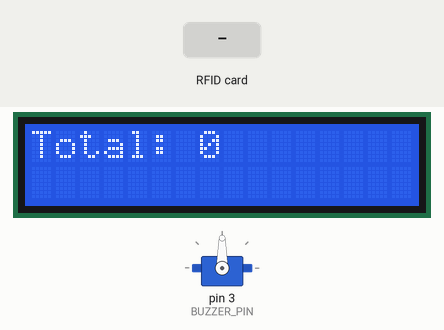
The sketch below on a simulated Arduino Uno, built with avr-gcc and run on an emulated ATmega328P. Parts: servo, 16×2 character LCD. The test bench sets the inputs (shaded band). What the sketch prints to the serial monitor is not drawn.

Above: at 3.3 s.
3.4 s: RFID card 0C AB B3 2F held to the reader
At 7.1 s:
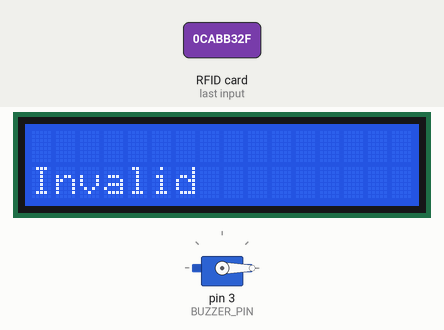
7.4 s: RFID card D7 27 40 D7 held to the reader
At 9.6 s:
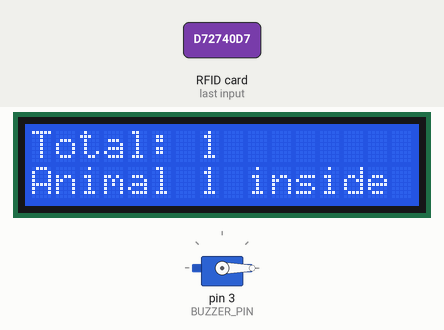
11.2 s: RFID card D7 27 40 D7 held to the reader
At 14.7 s:
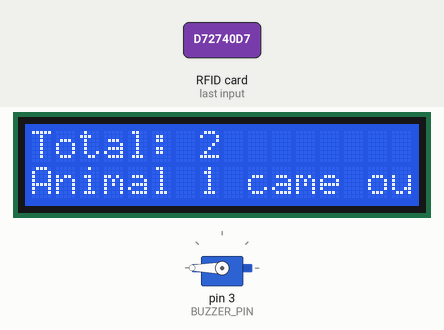
19.2 s: RFID card 0C AB B3 2F held to the reader
At 19.9 s:
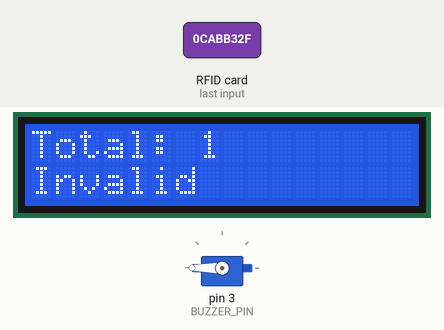
Timing chart, 0 to 22.2 s (numbered marks = the images above; inputs shaded):
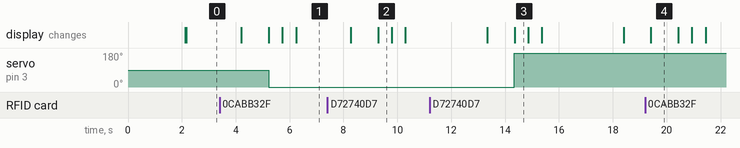

Measured:
- after the input at 3.4 s, servo on pin 3 (BUZZER_PIN): 90° → 0° after 1.8 s; the display: first changes after 0.81 s (image 1 shows a later state)
- after the input at 7.4 s, the display: first differs from a run without the input after 1.9 s (image 2)
- after the input at 11.2 s, servo on pin 3 (BUZZER_PIN): 0° → 180° after 3.1 s; the display: first differs from a run without the input after 3.2 s (image 3)
- after the input at 19.2 s, the display: changes after 0.21 s (image 4)
- what the display in image 2 shows lasts 0.5 s, from 9.3 s to 9.8 s
- what the display in image 4 shows lasts 1.0 s, from 19.4 s to 20.4 s

The sketch:

livestock.ino
```cpp
#include <Wire.h>
#include <SPI.h>
#include <MFRC522.h>
#include <LiquidCrystal_I2C.h>
#include <Servo.h>

// Initialize LCD with I2C address 0x27, 16 columns, and 2 rows
LiquidCrystal_I2C lcd(0x27, 16, 2);
Servo myservo;

// Define RFID module pins
#define SS_PIN 10
#define RST_PIN 9
MFRC522 mfrc522(SS_PIN, RST_PIN);

// Store product information
char products[6] = {'X', 'X', 'X', 'X', 'X', 'X'};
int total = 0;

// Define buzzer pin
#define BUZZER_PIN 3

void setup() {
    pinMode(BUZZER_PIN, OUTPUT);
    myservo.attach(3);

    Serial.begin(9600);
    SPI.begin();  // Initialize SPI bus
    mfrc522.PCD_Init(); // Initialize RFID module

    Serial.println("Approximate your card to the reader...");

    lcd.init();
    lcd.backlight();
    lcd.print("Animal monitoring");
    delay(2000);
    lcd.clear();
}

void loop() {
    rfidmodule();
    Serial.println(total);

    lcd.setCursor(0, 0);
    lcd.print("Total: ");
    lcd.print(total);
    delay(1000);
}

void rfidmodule() {
    // Check if a new RFID card is present
    if (!mfrc522.PICC_IsNewCardPresent()) {
        return;
    }

    // Read the card serial number
    if (!mfrc522.PICC_ReadCardSerial()) {
        return;
    }

    // Display UID on serial monitor
    Serial.print("UID tag :");
    String content = "";
    for (byte i = 0; i < mfrc522.uid.size; i++) {
        Serial.print(mfrc522.uid.uidByte[i] < 0x10 ? " 0" : " ");
        Serial.print(mfrc522.uid.uidByte[i], HEX);
        content.concat(String(mfrc522.uid.uidByte[i] < 0x10 ? " 0" : " "));
        content.concat(String(mfrc522.uid.uidByte[i], HEX));
    }
    Serial.println();
    content.toUpperCase();

    // Check RFID tag and update the status
    processAnimal("D7 27 40 D7", 'A', "Animal 1");
    processAnimal("0C AB B3 2F", 'B', "Animal 2");
    processAnimal("D3 1C 0B 1E", 'C', "Animal 4");
    processAnimal("E7 26 36 D7", 'D', "Animal 3");
}

void processAnimal(String tagID, char identifier, String animalName) {
    String content;
    for (byte i = 0; i < mfrc522.uid.size; i++) {
        content.concat(String(mfrc522.uid.uidByte[i] < 0x10 ? " 0" : " "));
        content.concat(String(mfrc522.uid.uidByte[i], HEX));
    }
    content.toUpperCase();

    if (content.substring(1) == tagID) {
        int index = identifier - 'A';

        if (total > 0 && products[index] == identifier) {
            total -= 1;
            products[index] = 'X';
            myservo.write(180);
            lcd.setCursor(0, 1);
            lcd.print(animalName + " came out");
            delay(500);
            lcd.clear();
        } else {
            Serial.println(animalName + " inside");
            products[index] = identifier;
            myservo.write(0);
            lcd.setCursor(0, 1);
            lcd.print(animalName + " inside");
            digitalWrite(BUZZER_PIN, HIGH);
            total += 1;
            delay(500);
            lcd.clear();
            digitalWrite(BUZZER_PIN, LOW);
        }
        delay(500);
    } else {
        Serial.println("Invalid Product");
        lcd.setCursor(0, 1);
        lcd.print("Invalid");
        delay(1000);
        lcd.clear();
    }
}
```
